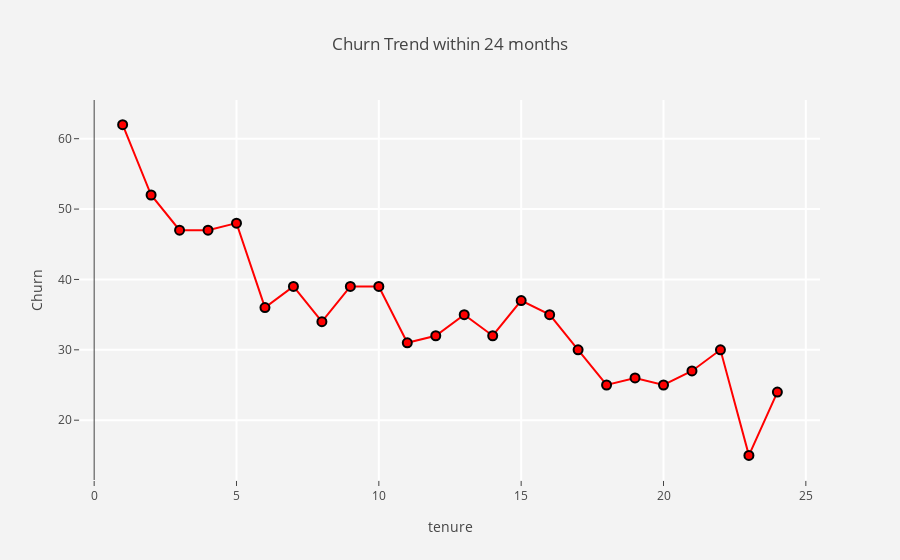

Notebook code for this chart:
### Code cell
agg = df1.replace('Yes', 1).replace('No', 0).groupby('tenure', as_index=False)[['Churn']].mean()
agg = agg[agg.tenure < 25]
agg['Churn'] = np.round(agg['Churn'], 2) * 100

trace = go.Scatter(x = agg["tenure"],y = agg["Churn"],
                   mode = "markers+lines",
                  marker = dict(color = "red",size = 9,
                                line = dict(color = "black",width =2)))
#layout
layout = go.Layout(dict(title = "Churn Trend within 24 months",
                        plot_bgcolor  = "rgb(243,243,243)",
                        paper_bgcolor = "rgb(243,243,243)",
                        xaxis = dict(gridcolor = 'rgb(255, 255, 255)',title = "tenure",
                                     zerolinewidth=1,ticklen=5,gridwidth=2),
                        yaxis = dict(gridcolor = 'rgb(255, 255, 255)',title = "Churn",
                                     zerolinewidth=1,ticklen=5,gridwidth=2),
                       )
                  )

fig = go.Figure(data = [trace],layout = layout)
plotly.offline.iplot(fig)

### Figure 1 — Plotly figure (JSON) as saved in the notebook; plotly's stock layout.template omitted (floating-point values rounded to 4 significant figures)
{"data": [{"marker": {"color": "red", "line": {"color": "black", "width": 2}, "size": 9}, "mode": "markers+lines", "type": "scatter", "uid": "cffecee2-db04-4dac-94a0-0630645d927a", "x": [1, 2, 3, 4, 5, 6, 7, 8, 9, 10, 11, 12, 13, 14, 15, 16, 17, 18, 19, 20, 21, 22, 23, 24], "y": [62, 52, 47, 47, 48, 36, 39, 34, 39, 39, 31, 32, 35, 32, 37, 35, 30, 25, 26, 25, 27, 30, 15, 24]}], "layout": {"paper_bgcolor": "rgb(243,243,243)", "plot_bgcolor": "rgb(243,243,243)", "title": {"text": "Churn Trend within 24 months"}, "xaxis": {"gridcolor": "rgb(255, 255, 255)", "gridwidth": 2, "ticklen": 5, "title": {"text": "tenure"}, "zerolinewidth": 1}, "yaxis": {"gridcolor": "rgb(255, 255, 255)", "gridwidth": 2, "ticklen": 5, "title": {"text": "Churn"}, "zerolinewidth": 1}}}
